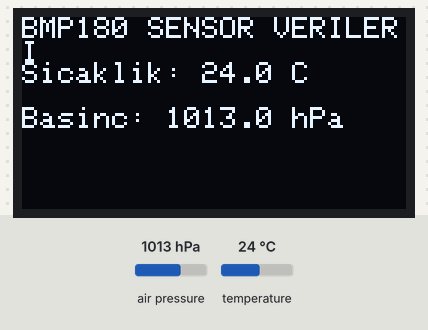
The sketch below on a simulated Arduino Uno, built with avr-gcc and run on an emulated ATmega328P. Shown: 128×64 one-colour display. Inputs (shaded band) come from the test bench; at power-on: air pressure 1013 hPa, temperature 24 °C. What the sketch prints to the serial monitor is not drawn.

Above: at 2.2 s.
2.3 s: air pressure set to 952 hPa
At 5.2 s:
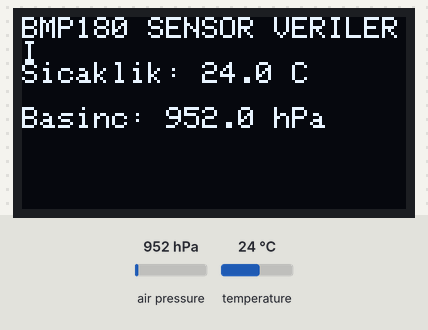
5.6 s: temperature set to 12 °C
At 7.8 s:
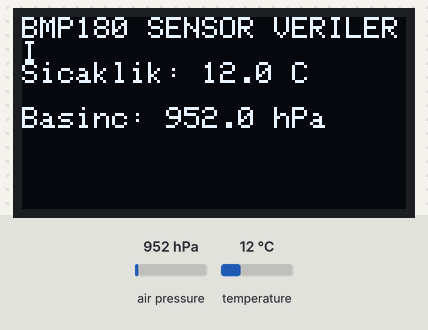
8.6 s: air pressure set to 1000 hPa
At 11.4 s:
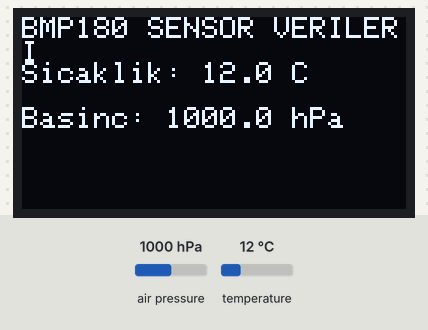
11.7 s: temperature set to 19 °C
Timing chart, 0 to 14.7 s (numbered marks = the images above; inputs shaded):
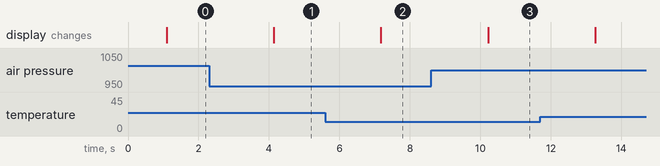

The sketch:

sketch_apr23a.ino
```cpp
#include "barometer.h"
#include "screen.h"

Barometer baro;
Screen screen;

void setup() {
  Serial.begin(9600);

  if (!screen.begin()) {
    Serial.println("OLED ekran başlatılamadı!");
    while (1);
  }

  screen.showWelcome();
  delay(1000);

  if (!baro.begin()) {
    Serial.println("BMP180 bulunamadı!");
    while (1);
  }
}

void loop() {
  baro.update();
  screen.showBarometerData(baro);

  Serial.print("Sicaklik: ");
  Serial.print(baro.getTemperature());
  Serial.print(" °C, Basinc: ");
  Serial.print(baro.getPressure());
  Serial.println(" hPa");

  delay(3000);
}
```

barometer.h
```cpp
#ifndef BAROMETER_H
#define BAROMETER_H

#include <Wire.h>
#include <Adafruit_BMP085.h>

class Barometer {
  private:
    Adafruit_BMP085 bmp;
    float sicaklik;
    float basinc;
    float denizSeviyesiBasinci;

  public:
    bool begin();
    void update(float irtifa = 390); // verileri güncelle
    float getTemperature() const;
    float getPressure() const;
    float getSeaLevelPressure() const;
};

#endif
```

barometer.ino
```cpp
#include "barometer.h"

bool Barometer::begin() {
  return bmp.begin();
}

void Barometer::update(float irtifa) {
  sicaklik = bmp.readTemperature();
  basinc = bmp.readPressure() / 100.0;
  denizSeviyesiBasinci = bmp.readSealevelPressure(irtifa) / 100.0;
}

float Barometer::getTemperature() const {
  return sicaklik;
}

float Barometer::getPressure() const {
  return basinc;
}

float Barometer::getSeaLevelPressure() const {
  return denizSeviyesiBasinci;
}
```

screen.h
```cpp
#ifndef SCREEN_H
#define SCREEN_H

#include "barometer.h"
#include <Adafruit_SSD1306.h>
#include <Adafruit_GFX.h>
#include <Wire.h>

#define SCREEN_WIDTH 128
#define SCREEN_HEIGHT 64
#define OLED_RESET -1

class Screen {
  private:
    Adafruit_SSD1306 display;

  public:
    Screen();
    bool begin();
    void showWelcome();
    void showBarometerData(const Barometer& baro);
};

void init_screen();

#endif
```

screen.ino
```cpp
#include "screen.h"

// Ekranı başlatan kurucu fonksiyon
Screen::Screen()
  : display(SCREEN_WIDTH, SCREEN_HEIGHT, &Wire, OLED_RESET) {}

bool Screen::begin() {
  if (!display.begin(SSD1306_SWITCHCAPVCC, 0x3C)) {
    return false;
  }
  display.clearDisplay();
  display.setTextSize(1);
  display.setTextColor(SSD1306_WHITE);
  return true;  // <-- EKSİKTİ
}

void Screen::showWelcome() {
  display.clearDisplay();
  display.setCursor(0, 0);
  display.println("Ekran Hazir!");
  display.display();
}

void Screen::showBarometerData(const Barometer& baro) {
  display.clearDisplay();
  display.setCursor(0, 0);
  display.println("BMP180 SENSOR VERILERI");

  display.setCursor(0, 15);
  display.print("Sicaklik: ");
  display.print(baro.getTemperature(), 1);
  display.println(" C");

  display.setCursor(0, 30);
  display.print("Basinc: ");
  display.print(baro.getPressure(), 1);
  display.println(" hPa");

  display.display();
}
```

Measured:
- after the input at 2.3 s, the display: changes after 1.8 s (image 1)
- after the input at 5.6 s, the display: changes after 1.6 s (image 2)
- after the input at 8.6 s, the display: changes after 1.6 s (image 3)
